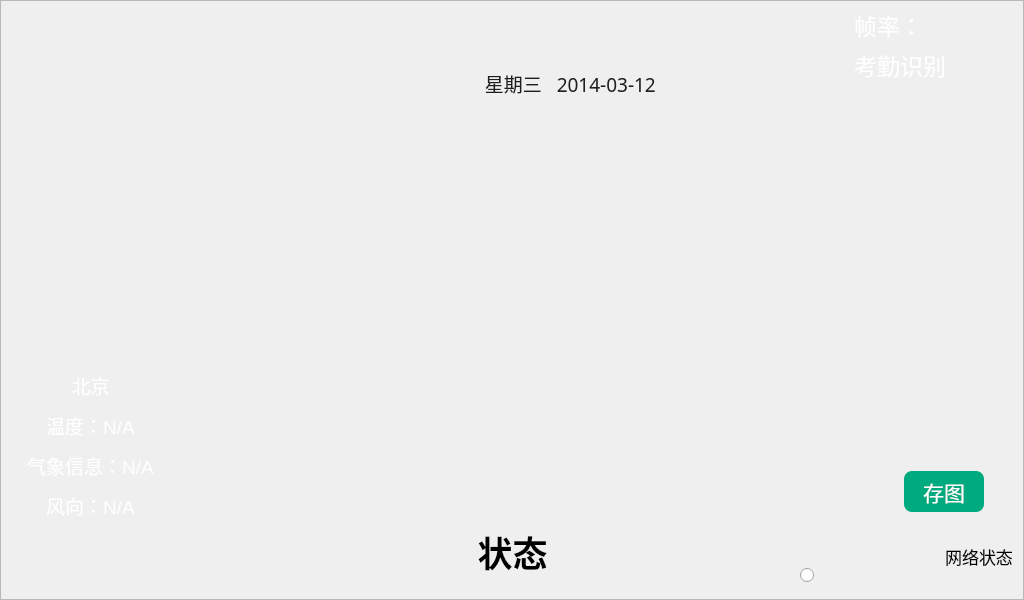
<?xml version="1.0" encoding="UTF-8"?>
<ui version="4.0">
 <class>DialogIdentify</class>
 <widget class="QWidget" name="DialogIdentify">
  <property name="geometry">
   <rect>
    <x>0</x>
    <y>0</y>
    <width>1024</width>
    <height>600</height>
   </rect>
  </property>
  <property name="minimumSize">
   <size>
    <width>0</width>
    <height>0</height>
   </size>
  </property>
  <property name="mouseTracking">
   <bool>true</bool>
  </property>
  <property name="windowTitle">
   <string>识别</string>
  </property>
  <property name="styleSheet">
   <string notr="true">QFrame#centralWgt
{
	background-image: url(:/image/ui_background_on_iden.png);
}</string>
  </property>
  <widget class="QFrame" name="centralWgt">
   <property name="geometry">
    <rect>
     <x>0</x>
     <y>0</y>
     <width>1024</width>
     <height>600</height>
    </rect>
   </property>
   <property name="autoFillBackground">
    <bool>false</bool>
   </property>
   <property name="styleSheet">
    <string notr="true">/*QWidget#wgtLeft
{    
	background-image: url(:/image/ui_iden_left_irisking.png);
}*/


QRadioButton:checked{
    color: blue;
    font: bold;
}

QRadioButton::indicator:unchecked {
	image: url(:/image/radiobuttonUnchecked_32pt.png);
 }

QRadioButton::indicator:checked {
	image: url(:/image/radiobuttonChecked_32pt.png);
 }

QWidget#wgtNetStatus
{
	background-image: url(:/image/ui_network_state.png);
}

QToolButton#toolBtnBell{
        border-top-left-radius: 3px;
        border-bottom-left-radius: 3px;  
	    background-image: url(:/image/ui_bell_normal.png);
    }
QToolButton#toolBtnBell:pressed{
	    background-image: url(:/image/ui_bell_pressed.png);
    }

QToolButton#toolBtnLogin{
        border-top-left-radius: 3px;  
        border-bottom-left-radius: 3px; 
	    background-image: url(:/image/ui_login_normal.png);
    }
QToolButton#toolBtnLogin:pressed{
	    background-image: url(:/image/ui_login_pressed.png);
    }

QLabel#labBorder
{
	background-image: url(:/image/ui_video_border.png);
}

QLabel#labLogo
{
	background-image: url(:/image/ui_iden_left_irisking.png);
}

QLabel#labStatu
{
    color: rgb(0, 0, 0);
    border-radius: 20px;
    padding: 6px;
    font: bold 26pt &quot;浪漫雅圆&quot;;
	border-image: url(:/image/ui_bar_wait.png);
}

QLabel#labDate
{
	border-image: url(:/image/ui_date_background.png);
    color: rgb(30, 30,30);
}

QLabel#labEye
{
     border-radius: 7px;
}

*{
   color: rgb(255, 255, 255);
}</string>
   </property>
   <property name="frameShape">
    <enum>QFrame::StyledPanel</enum>
   </property>
   <property name="frameShadow">
    <enum>QFrame::Raised</enum>
   </property>
   <property name="lineWidth">
    <number>0</number>
   </property>
   <widget class="QLabel" name="labelSleep">
    <property name="geometry">
     <rect>
      <x>245</x>
      <y>138</y>
      <width>498</width>
      <height>373</height>
     </rect>
    </property>
    <property name="sizePolicy">
     <sizepolicy hsizetype="Fixed" vsizetype="Fixed">
      <horstretch>0</horstretch>
      <verstretch>0</verstretch>
     </sizepolicy>
    </property>
    <property name="styleSheet">
     <string notr="true">background-image: url();</string>
    </property>
    <property name="frameShape">
     <enum>QFrame::NoFrame</enum>
    </property>
    <property name="lineWidth">
     <number>0</number>
    </property>
    <property name="text">
     <string/>
    </property>
    <property name="scaledContents">
     <bool>true</bool>
    </property>
    <property name="alignment">
     <set>Qt::AlignCenter</set>
    </property>
   </widget>
   <widget class="QLabel" name="labEye">
    <property name="enabled">
     <bool>true</bool>
    </property>
    <property name="geometry">
     <rect>
      <x>178</x>
      <y>104</y>
      <width>664</width>
      <height>498</height>
     </rect>
    </property>
    <property name="sizePolicy">
     <sizepolicy hsizetype="Fixed" vsizetype="Fixed">
      <horstretch>0</horstretch>
      <verstretch>0</verstretch>
     </sizepolicy>
    </property>
    <property name="sizeIncrement">
     <size>
      <width>0</width>
      <height>0</height>
     </size>
    </property>
    <property name="font">
     <font>
      <pointsize>20</pointsize>
     </font>
    </property>
    <property name="autoFillBackground">
     <bool>false</bool>
    </property>
    <property name="styleSheet">
     <string notr="true">border-color: rgb(149, 201, 255);</string>
    </property>
    <property name="frameShape">
     <enum>QFrame::NoFrame</enum>
    </property>
    <property name="lineWidth">
     <number>0</number>
    </property>
    <property name="midLineWidth">
     <number>0</number>
    </property>
    <property name="text">
     <string/>
    </property>
    <property name="scaledContents">
     <bool>true</bool>
    </property>
    <property name="alignment">
     <set>Qt::AlignCenter</set>
    </property>
   </widget>
   <widget class="QLabel" name="labDate">
    <property name="geometry">
     <rect>
      <x>480</x>
      <y>68</y>
      <width>190</width>
      <height>30</height>
     </rect>
    </property>
    <property name="font">
     <font>
      <family>Garuda</family>
      <pointsize>14</pointsize>
      <weight>50</weight>
      <italic>false</italic>
      <bold>false</bold>
     </font>
    </property>
    <property name="styleSheet">
     <string notr="true"/>
    </property>
    <property name="text">
     <string> 星期三   2014-03-12</string>
    </property>
    <property name="alignment">
     <set>Qt::AlignLeading|Qt::AlignLeft|Qt::AlignVCenter</set>
    </property>
    <property name="margin">
     <number>3</number>
    </property>
    <property name="indent">
     <number>-1</number>
    </property>
   </widget>
   <widget class="QWidget" name="wgtLeftWeatherInfo" native="true">
    <property name="geometry">
     <rect>
      <x>0</x>
      <y>105</y>
      <width>180</width>
      <height>498</height>
     </rect>
    </property>
    <property name="styleSheet">
     <string notr="true"/>
    </property>
    <widget class="QLabel" name="labWeatherIMG">
     <property name="enabled">
      <bool>false</bool>
     </property>
     <property name="geometry">
      <rect>
       <x>40</x>
       <y>70</y>
       <width>101</width>
       <height>101</height>
      </rect>
     </property>
     <property name="layoutDirection">
      <enum>Qt::LeftToRight</enum>
     </property>
     <property name="autoFillBackground">
      <bool>false</bool>
     </property>
     <property name="text">
      <string/>
     </property>
     <property name="pixmap">
      <pixmap resource="../ikembx00.qrc">:/image/ui_weather_1.png</pixmap>
     </property>
     <property name="scaledContents">
      <bool>true</bool>
     </property>
     <property name="alignment">
      <set>Qt::AlignCenter</set>
     </property>
    </widget>
    <widget class="QLabel" name="labCityName">
     <property name="geometry">
      <rect>
       <x>10</x>
       <y>260</y>
       <width>161</width>
       <height>41</height>
      </rect>
     </property>
     <property name="font">
      <font>
       <pointsize>14</pointsize>
      </font>
     </property>
     <property name="text">
      <string>北京</string>
     </property>
     <property name="alignment">
      <set>Qt::AlignCenter</set>
     </property>
    </widget>
    <widget class="QLabel" name="labTemp">
     <property name="geometry">
      <rect>
       <x>10</x>
       <y>300</y>
       <width>161</width>
       <height>41</height>
      </rect>
     </property>
     <property name="font">
      <font>
       <pointsize>14</pointsize>
      </font>
     </property>
     <property name="text">
      <string>温度：N/A</string>
     </property>
     <property name="alignment">
      <set>Qt::AlignCenter</set>
     </property>
    </widget>
    <widget class="QLabel" name="labWeather">
     <property name="geometry">
      <rect>
       <x>10</x>
       <y>340</y>
       <width>161</width>
       <height>41</height>
      </rect>
     </property>
     <property name="font">
      <font>
       <pointsize>14</pointsize>
      </font>
     </property>
     <property name="text">
      <string>气象信息：N/A</string>
     </property>
     <property name="alignment">
      <set>Qt::AlignCenter</set>
     </property>
    </widget>
    <widget class="QLabel" name="labWinp">
     <property name="geometry">
      <rect>
       <x>10</x>
       <y>380</y>
       <width>161</width>
       <height>41</height>
      </rect>
     </property>
     <property name="font">
      <font>
       <pointsize>14</pointsize>
      </font>
     </property>
     <property name="text">
      <string>风向：N/A</string>
     </property>
     <property name="alignment">
      <set>Qt::AlignCenter</set>
     </property>
    </widget>
   </widget>
   <widget class="QWidget" name="wgtRight" native="true">
    <property name="geometry">
     <rect>
      <x>844</x>
      <y>1</y>
      <width>180</width>
      <height>601</height>
     </rect>
    </property>
    <widget class="QToolButton" name="toolBtnLogin">
     <property name="geometry">
      <rect>
       <x>11</x>
       <y>330</y>
       <width>165</width>
       <height>110</height>
      </rect>
     </property>
     <property name="sizePolicy">
      <sizepolicy hsizetype="Preferred" vsizetype="Preferred">
       <horstretch>0</horstretch>
       <verstretch>0</verstretch>
      </sizepolicy>
     </property>
     <property name="minimumSize">
      <size>
       <width>120</width>
       <height>100</height>
      </size>
     </property>
     <property name="font">
      <font>
       <pointsize>16</pointsize>
      </font>
     </property>
     <property name="mouseTracking">
      <bool>true</bool>
     </property>
     <property name="focusPolicy">
      <enum>Qt::NoFocus</enum>
     </property>
     <property name="autoFillBackground">
      <bool>false</bool>
     </property>
     <property name="toolButtonStyle">
      <enum>Qt::ToolButtonIconOnly</enum>
     </property>
    </widget>
    <widget class="QToolButton" name="toolBtnBell">
     <property name="geometry">
      <rect>
       <x>10</x>
       <y>130</y>
       <width>165</width>
       <height>110</height>
      </rect>
     </property>
     <property name="sizePolicy">
      <sizepolicy hsizetype="Preferred" vsizetype="Preferred">
       <horstretch>0</horstretch>
       <verstretch>0</verstretch>
      </sizepolicy>
     </property>
     <property name="minimumSize">
      <size>
       <width>120</width>
       <height>100</height>
      </size>
     </property>
     <property name="font">
      <font>
       <pointsize>16</pointsize>
      </font>
     </property>
     <property name="mouseTracking">
      <bool>true</bool>
     </property>
     <property name="focusPolicy">
      <enum>Qt::NoFocus</enum>
     </property>
     <property name="autoFillBackground">
      <bool>false</bool>
     </property>
     <property name="toolButtonStyle">
      <enum>Qt::ToolButtonIconOnly</enum>
     </property>
    </widget>
    <widget class="QLabel" name="labCountDown">
     <property name="geometry">
      <rect>
       <x>140</x>
       <y>336</y>
       <width>31</width>
       <height>30</height>
      </rect>
     </property>
     <property name="font">
      <font>
       <pointsize>18</pointsize>
      </font>
     </property>
     <property name="styleSheet">
      <string notr="true">color:rgb(255, 255, 255);
background-image: url();
border-radius: 6px; </string>
     </property>
     <property name="text">
      <string/>
     </property>
     <property name="alignment">
      <set>Qt::AlignCenter</set>
     </property>
    </widget>
    <widget class="QWidget" name="wgtNetStatus" native="true">
     <property name="geometry">
      <rect>
       <x>11</x>
       <y>520</y>
       <width>171</width>
       <height>71</height>
      </rect>
     </property>
     <property name="styleSheet">
      <string notr="true"/>
     </property>
     <layout class="QGridLayout" name="gridLayout_2">
      <property name="leftMargin">
       <number>11</number>
      </property>
      <property name="topMargin">
       <number>0</number>
      </property>
      <property name="rightMargin">
       <number>0</number>
      </property>
      <property name="bottomMargin">
       <number>0</number>
      </property>
      <property name="horizontalSpacing">
       <number>3</number>
      </property>
      <item row="0" column="0">
       <widget class="QLabel" name="labNetStateVal">
        <property name="minimumSize">
         <size>
          <width>63</width>
          <height>63</height>
         </size>
        </property>
        <property name="maximumSize">
         <size>
          <width>63</width>
          <height>63</height>
         </size>
        </property>
        <property name="frameShape">
         <enum>QFrame::NoFrame</enum>
        </property>
        <property name="text">
         <string/>
        </property>
        <property name="alignment">
         <set>Qt::AlignRight|Qt::AlignTrailing|Qt::AlignVCenter</set>
        </property>
       </widget>
      </item>
      <item row="0" column="1">
       <widget class="QLabel" name="labNetStatus">
        <property name="font">
         <font>
          <pointsize>13</pointsize>
         </font>
        </property>
        <property name="styleSheet">
         <string notr="true">color: rgb(0, 0, 0);</string>
        </property>
        <property name="frameShape">
         <enum>QFrame::NoFrame</enum>
        </property>
        <property name="text">
         <string>网络状态</string>
        </property>
        <property name="alignment">
         <set>Qt::AlignCenter</set>
        </property>
       </widget>
      </item>
     </layout>
    </widget>
    <widget class="QLabel" name="labCount">
     <property name="geometry">
      <rect>
       <x>10</x>
       <y>10</y>
       <width>101</width>
       <height>28</height>
      </rect>
     </property>
     <property name="maximumSize">
      <size>
       <width>160</width>
       <height>16777215</height>
      </size>
     </property>
     <property name="font">
      <font>
       <pointsize>17</pointsize>
      </font>
     </property>
     <property name="styleSheet">
      <string notr="true">background-image: url();</string>
     </property>
     <property name="text">
      <string>帧率：</string>
     </property>
    </widget>
    <widget class="QLabel" name="labIsLogin">
     <property name="geometry">
      <rect>
       <x>10</x>
       <y>50</y>
       <width>120</width>
       <height>28</height>
      </rect>
     </property>
     <property name="minimumSize">
      <size>
       <width>120</width>
       <height>0</height>
      </size>
     </property>
     <property name="maximumSize">
      <size>
       <width>160</width>
       <height>16777215</height>
      </size>
     </property>
     <property name="font">
      <font>
       <pointsize>17</pointsize>
      </font>
     </property>
     <property name="layoutDirection">
      <enum>Qt::LeftToRight</enum>
     </property>
     <property name="styleSheet">
      <string notr="true">background-image: url();</string>
     </property>
     <property name="text">
      <string>考勤识别</string>
     </property>
     <property name="alignment">
      <set>Qt::AlignLeading|Qt::AlignLeft|Qt::AlignVCenter</set>
     </property>
    </widget>
    <widget class="QPushButton" name="btnSaveImage">
     <property name="geometry">
      <rect>
       <x>60</x>
       <y>470</y>
       <width>80</width>
       <height>41</height>
      </rect>
     </property>
     <property name="font">
      <font>
       <pointsize>16</pointsize>
      </font>
     </property>
     <property name="styleSheet">
      <string notr="true">background-color: rgb(0, 170, 127);
border-radius:8;</string>
     </property>
     <property name="text">
      <string>存图</string>
     </property>
    </widget>
    <zorder>toolBtnBell</zorder>
    <zorder>toolBtnLogin</zorder>
    <zorder>labCountDown</zorder>
    <zorder>wgtNetStatus</zorder>
    <zorder>labCount</zorder>
    <zorder>labIsLogin</zorder>
    <zorder>btnSaveImage</zorder>
   </widget>
   <widget class="QWidget" name="wgtTime" native="true">
    <property name="geometry">
     <rect>
      <x>90</x>
      <y>7</y>
      <width>380</width>
      <height>94</height>
     </rect>
    </property>
    <layout class="QGridLayout" name="gridLayout">
     <property name="horizontalSpacing">
      <number>20</number>
     </property>
     <property name="margin">
      <number>2</number>
     </property>
     <item row="0" column="0">
      <widget class="QLabel" name="labHour">
       <property name="sizePolicy">
        <sizepolicy hsizetype="Expanding" vsizetype="Expanding">
         <horstretch>0</horstretch>
         <verstretch>0</verstretch>
        </sizepolicy>
       </property>
       <property name="frameShape">
        <enum>QFrame::NoFrame</enum>
       </property>
       <property name="alignment">
        <set>Qt::AlignCenter</set>
       </property>
      </widget>
     </item>
     <item row="0" column="1">
      <widget class="QLabel" name="labMinute">
       <property name="sizePolicy">
        <sizepolicy hsizetype="Expanding" vsizetype="Expanding">
         <horstretch>0</horstretch>
         <verstretch>0</verstretch>
        </sizepolicy>
       </property>
       <property name="frameShape">
        <enum>QFrame::NoFrame</enum>
       </property>
       <property name="alignment">
        <set>Qt::AlignCenter</set>
       </property>
      </widget>
     </item>
     <item row="0" column="2">
      <widget class="QLabel" name="labSecond">
       <property name="sizePolicy">
        <sizepolicy hsizetype="Expanding" vsizetype="Expanding">
         <horstretch>0</horstretch>
         <verstretch>0</verstretch>
        </sizepolicy>
       </property>
       <property name="frameShape">
        <enum>QFrame::NoFrame</enum>
       </property>
       <property name="alignment">
        <set>Qt::AlignCenter</set>
       </property>
      </widget>
     </item>
    </layout>
   </widget>
   <widget class="QLabel" name="labBorder">
    <property name="geometry">
     <rect>
      <x>178</x>
      <y>104</y>
      <width>666</width>
      <height>501</height>
     </rect>
    </property>
    <property name="text">
     <string/>
    </property>
    <property name="scaledContents">
     <bool>true</bool>
    </property>
    <property name="alignment">
     <set>Qt::AlignJustify|Qt::AlignTop</set>
    </property>
    <property name="wordWrap">
     <bool>true</bool>
    </property>
   </widget>
   <widget class="QLabel" name="labStatu">
    <property name="enabled">
     <bool>true</bool>
    </property>
    <property name="geometry">
     <rect>
      <x>267</x>
      <y>510</y>
      <width>491</width>
      <height>80</height>
     </rect>
    </property>
    <property name="sizePolicy">
     <sizepolicy hsizetype="Expanding" vsizetype="Expanding">
      <horstretch>0</horstretch>
      <verstretch>0</verstretch>
     </sizepolicy>
    </property>
    <property name="minimumSize">
     <size>
      <width>0</width>
      <height>0</height>
     </size>
    </property>
    <property name="maximumSize">
     <size>
      <width>16777215</width>
      <height>320</height>
     </size>
    </property>
    <property name="font">
     <font>
      <family>浪漫雅圆</family>
      <pointsize>26</pointsize>
      <weight>75</weight>
      <italic>false</italic>
      <bold>true</bold>
     </font>
    </property>
    <property name="styleSheet">
     <string notr="true"/>
    </property>
    <property name="text">
     <string>状态</string>
    </property>
    <property name="textFormat">
     <enum>Qt::AutoText</enum>
    </property>
    <property name="alignment">
     <set>Qt::AlignHCenter|Qt::AlignTop</set>
    </property>
    <property name="wordWrap">
     <bool>true</bool>
    </property>
   </widget>
   <widget class="QWidget" name="wgtLeftLogo" native="true">
    <property name="geometry">
     <rect>
      <x>0</x>
      <y>105</y>
      <width>180</width>
      <height>498</height>
     </rect>
    </property>
    <layout class="QGridLayout" name="gridLayout_3">
     <property name="leftMargin">
      <number>4</number>
     </property>
     <property name="topMargin">
      <number>1</number>
     </property>
     <property name="rightMargin">
      <number>4</number>
     </property>
     <property name="bottomMargin">
      <number>1</number>
     </property>
     <item row="0" column="0">
      <widget class="QLabel" name="labLogo">
       <property name="text">
        <string/>
       </property>
      </widget>
     </item>
    </layout>
   </widget>
   <widget class="QRadioButton" name="saveImageStatus">
    <property name="geometry">
     <rect>
      <x>800</x>
      <y>560</y>
      <width>31</width>
      <height>31</height>
     </rect>
    </property>
    <property name="text">
     <string/>
    </property>
   </widget>
   <widget class="QLabel" name="label">
    <property name="geometry">
     <rect>
      <x>178</x>
      <y>104</y>
      <width>664</width>
      <height>498</height>
     </rect>
    </property>
    <property name="sizePolicy">
     <sizepolicy hsizetype="Preferred" vsizetype="Fixed">
      <horstretch>0</horstretch>
      <verstretch>0</verstretch>
     </sizepolicy>
    </property>
    <property name="minimumSize">
     <size>
      <width>649</width>
      <height>488</height>
     </size>
    </property>
    <property name="maximumSize">
     <size>
      <width>666</width>
      <height>16777215</height>
     </size>
    </property>
    <property name="styleSheet">
     <string notr="true"/>
    </property>
    <property name="text">
     <string/>
    </property>
   </widget>
   <zorder>labelSleep</zorder>
   <zorder>labEye</zorder>
   <zorder>labDate</zorder>
   <zorder>wgtLeftWeatherInfo</zorder>
   <zorder>wgtRight</zorder>
   <zorder>wgtTime</zorder>
   <zorder>wgtLeftLogo</zorder>
   <zorder>saveImageStatus</zorder>
   <zorder>label</zorder>
   <zorder>labBorder</zorder>
   <zorder>labStatu</zorder>
  </widget>
 </widget>
 <resources>
  <include location="../ikembx00.qrc"/>
 </resources>
 <connections>
  <connection>
   <sender>toolBtnLogin</sender>
   <signal>clicked()</signal>
   <receiver>DialogIdentify</receiver>
   <slot>selectLogin()</slot>
   <hints>
    <hint type="sourcelabel">
     <x>709</x>
     <y>275</y>
    </hint>
    <hint type="destinationlabel">
     <x>804</x>
     <y>415</y>
    </hint>
   </hints>
  </connection>
  <connection>
   <sender>toolBtnBell</sender>
   <signal>clicked()</signal>
   <receiver>DialogIdentify</receiver>
   <slot>sendBell()</slot>
   <hints>
    <hint type="sourcelabel">
     <x>796</x>
     <y>62</y>
    </hint>
    <hint type="destinationlabel">
     <x>606</x>
     <y>13</y>
    </hint>
   </hints>
  </connection>
 </connections>
 <slots>
  <slot>sendBell()</slot>
  <slot>selectLogin()</slot>
 </slots>
</ui>
